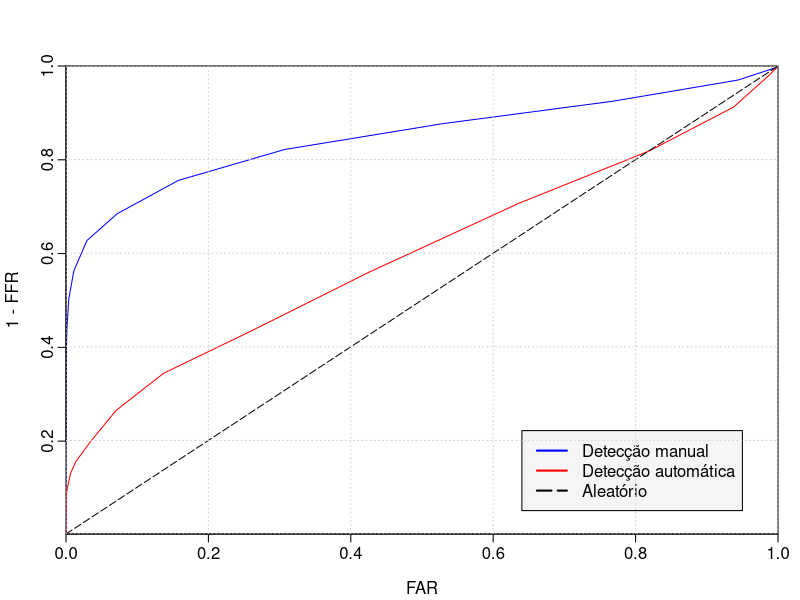

This figure's R source:
#!/usr/bin/env Rscript
args = commandArgs(trailingOnly=TRUE)
far <- scan("true/far.txt")
frr <- scan("true/frr.txt")
pdf(file="roc.pdf")
par(mgp=c(2.2,0.45,0), tcl=-0.4, mar=c(3.3,3.3,3.3,1.1))
plot(far, 1 - frr, xlab="FAR", ylab="1 - FFR", col="blue", pch=16, type="l", xaxs="i", yaxs="i")
par(new = TRUE)
far <- scan("automatic/far.txt")
frr <- scan("automatic/frr.txt")
plot(far, 1 - frr, type='l', pch=16, col="red", axes = FALSE, ann = FALSE, xaxs="i", yaxs="i")
par(new = TRUE)
plot(c(0:1.0), c(0:1.0), type='l', pch=16, col="black", lty = 5, axes = FALSE, ann = FALSE, xaxs="i", yaxs="i")
legend("bottomright", inset=.05, cex = 1, c("Detecção manual", "Detecção automática", "Aleatório"), lty=c(1,1,5), lwd=c(2,2,2), col=c("blue", "red", "black"), bg="grey96")
grid(col = "lightgray", lty = "dotted", lwd = par("lwd"), equilogs = TRUE)
dev.off()
